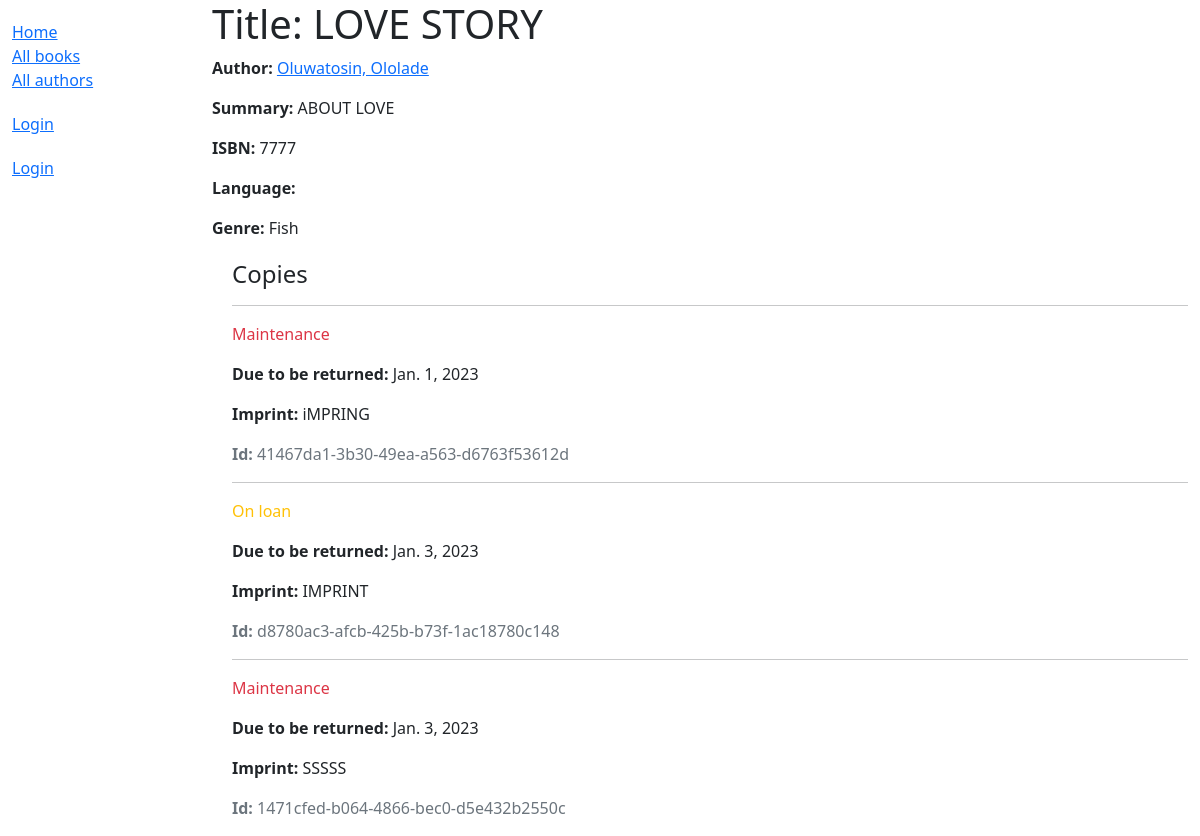
Page /book/3 on the committed database.
### catalogue/models.py (models this page shows, shortened)
class Book(models.Model):
    title = models.CharField(max_length=200)
    author = models.ForeignKey('Author', on_delete=models.SET_NULL, null=True)
    summary = models.TextField(max_length=1000, help_text='Enter a brief description of the book')
    isbn = models.CharField('ISBN', max_length=13, unique=True,
                            help_text='13 Character <a href="https://www.isbn-international.org/content/what-isbn">ISBN number</a>')
    genre = models.ManyToManyField(Genre, help_text='Select a genre for this book')
    def display_genre(self):
        """Create a string for the Genre. This is required to display genre in Admin."""
        return ', '.join(genre.name for genre in self.genre.all()[:3])
    display_genre.short_description = 'Genre'

class Author(models.Model):
    first_name = models.CharField(max_length=100)
    last_name = models.CharField(max_length=100)
    date_of_birth = models.DateField(null=True, blank=True)
    date_of_death = models.DateField('Died', null=True, blank=True)
    class Meta:
        ordering = ['last_name', 'first_name']
    def __str__(self):
        return f'{self.last_name}, {self.first_name}'

class Genre(models.Model):
    name = models.CharField(max_length=200, help_text='Enter a book genre (e.g. Science Fiction)')
    def __str__(self):
        return self.name

class BookInstance(models.Model):
    id = models.UUIDField(primary_key=True, default=uuid.uuid4,
                          help_text='Unique ID for this particular book across whole library')
    book = models.ForeignKey('Book', on_delete=models.RESTRICT, null=True)
    imprint = models.CharField(max_length=200)
    due_back = models.DateField(null=True, blank=True)
    borrower = models.ForeignKey(User, on_delete=models.SET_NULL, null=True, blank=True)
    LOAN_STATUS = (
        ('m', 'Maintenance'),
        ('o', 'On loan'),
        ('a', 'Available'),
        ('r', 'Reserved'),
    )
    status = models.CharField(
        max_length=1,
        choices=LOAN_STATUS,
        blank=True,
        default='m',
        help_text='Book availability',
    )
    class Meta:
        ordering = ['due_back']
        permissions = (("can_mark_returned", "Set book as returned"),)

### catalogue/views.py (the view)
# urls.py: path('book/<int:pk>', views.BookDetailView.as_view(), name='book-detail'),
class BookDetailView(generic.DetailView):
    model = Book

### catalogue/templates/catalogue/book_detail.html
{% extends "base_generic.html" %}
{% block content %}
  <h1>Title: {{ book.title }}</h1>
  <p><strong>Author:</strong> <a href="">{{ book.author }}</a></p>
  <p><strong>Summary:</strong> {{ book.summary }}</p>
  <p><strong>ISBN:</strong> {{ book.isbn }}</p>
  <p><strong>Language:</strong> {{ book.language }}</p>
  <p><strong>Genre:</strong> {{ book.genre.all|join:", " }}</p>
  <div style="margin-left:20px;margin-top:20px">
    <h4>Copies</h4>
    {% for copy in book.bookinstance_set.all %}
      <hr>
      <p class="{% if copy.status == 'a' %}text-success{% elif copy.status == 'm' %}text-danger{% else %}text-warning{% endif %}">
        {{ copy.get_status_display }}
      </p>
      {% if copy.status != 'a' %}
        <p><strong>Due to be returned:</strong> {{ copy.due_back }}</p>
      {% endif %}
      <p><strong>Imprint:</strong> {{ copy.imprint }}</p>
      <p class="text-muted"><strong>Id:</strong> {{ copy.id }}</p>
    {% endfor %}
  </div>
{% endblock %}

### rows in the picture
Book: author "Oluwatosin, Ololade", summary "ABOUT LOVE", isbn "7777", genre.all "Fish"
BookInstance: status "Maintenance", due_back "Jan. 1, 2023", imprint "iMPRING", id "41467da1-3b30-49ea-a563-d6763f53612d"
BookInstance: status "On loan", due_back "Jan. 3, 2023", imprint "IMPRINT", id "d8780ac3-afcb-425b-b73f-1ac18780c148"
BookInstance: status "Maintenance", due_back "Jan. 3, 2023", imprint "SSSSS", id "1471cfed-b064-4866-bec0-d5e432b2550c"
